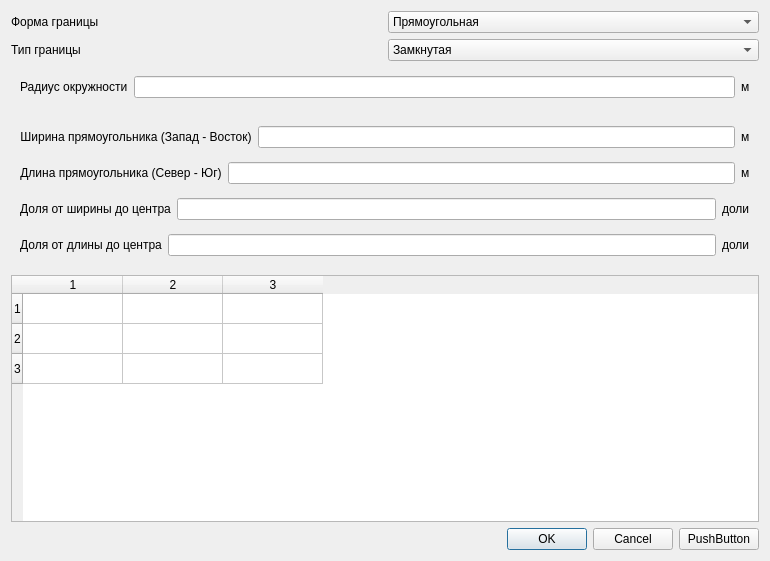
<?xml version="1.0" encoding="UTF-8"?>
<ui version="4.0">
 <class>Model_prmrs</class>
 <widget class="QDialog" name="Model_prmrs">
  <property name="geometry">
   <rect>
    <x>0</x>
    <y>0</y>
    <width>770</width>
    <height>561</height>
   </rect>
  </property>
  <property name="windowTitle">
   <string>Параметры модели</string>
  </property>
  <layout class="QVBoxLayout" name="verticalLayout">
   <item>
    <layout class="QHBoxLayout" name="horizontalLayout_5">
     <item>
      <widget class="QLabel" name="label_7">
       <property name="text">
        <string>Форма границы</string>
       </property>
      </widget>
     </item>
     <item>
      <widget class="QComboBox" name="comboBox">
       <item>
        <property name="text">
         <string>Прямоугольная</string>
        </property>
       </item>
       <item>
        <property name="text">
         <string>Круглая</string>
        </property>
       </item>
      </widget>
     </item>
    </layout>
   </item>
   <item>
    <layout class="QHBoxLayout" name="horizontalLayout_7">
     <item>
      <widget class="QLabel" name="label_8">
       <property name="text">
        <string>Тип границы</string>
       </property>
      </widget>
     </item>
     <item>
      <widget class="QComboBox" name="comboBox_2">
       <item>
        <property name="text">
         <string>Замкнутая</string>
        </property>
       </item>
       <item>
        <property name="text">
         <string>Пост. давление целиком (сссс)</string>
        </property>
       </item>
       <item>
        <property name="text">
         <string>Пост. давление Север и Юг (cncn)</string>
        </property>
       </item>
       <item>
        <property name="text">
         <string>Пост. давление Запад и Восток (ncnc)</string>
        </property>
       </item>
      </widget>
     </item>
    </layout>
   </item>
   <item>
    <widget class="QWidget" name="widget_2" native="true">
     <layout class="QHBoxLayout" name="horizontalLayout_11">
      <item>
       <widget class="QLabel" name="label_12">
        <property name="text">
         <string>Радиус окружности</string>
        </property>
       </widget>
      </item>
      <item>
       <widget class="QLineEdit" name="circle_radius"/>
      </item>
      <item>
       <widget class="QLabel" name="label">
        <property name="text">
         <string>м</string>
        </property>
       </widget>
      </item>
     </layout>
    </widget>
   </item>
   <item>
    <widget class="QWidget" name="verticalWidget_3" native="true">
     <property name="enabled">
      <bool>true</bool>
     </property>
     <property name="maximumSize">
      <size>
       <width>199999</width>
       <height>199999</height>
      </size>
     </property>
     <property name="autoFillBackground">
      <bool>false</bool>
     </property>
     <layout class="QVBoxLayout" name="verticalLayout_8">
      <item>
       <layout class="QHBoxLayout" name="horizontalLayout_23">
        <item>
         <widget class="QLabel" name="label_43">
          <property name="minimumSize">
           <size>
            <width>0</width>
            <height>30</height>
           </size>
          </property>
          <property name="maximumSize">
           <size>
            <width>16777215</width>
            <height>30</height>
           </size>
          </property>
          <property name="text">
           <string>Ширина прямоугольника (Запад - Восток)</string>
          </property>
          <property name="alignment">
           <set>Qt::AlignCenter</set>
          </property>
         </widget>
        </item>
        <item>
         <widget class="QLineEdit" name="lineEdit"/>
        </item>
        <item>
         <widget class="QLabel" name="label_44">
          <property name="text">
           <string>м</string>
          </property>
         </widget>
        </item>
       </layout>
      </item>
      <item>
       <layout class="QHBoxLayout" name="horizontalLayout_24">
        <item>
         <widget class="QLabel" name="label_45">
          <property name="minimumSize">
           <size>
            <width>0</width>
            <height>30</height>
           </size>
          </property>
          <property name="maximumSize">
           <size>
            <width>16777215</width>
            <height>30</height>
           </size>
          </property>
          <property name="text">
           <string>Длина прямоугольника (Север - Юг)</string>
          </property>
          <property name="alignment">
           <set>Qt::AlignCenter</set>
          </property>
         </widget>
        </item>
        <item>
         <widget class="QLineEdit" name="lineEdit_2"/>
        </item>
        <item>
         <widget class="QLabel" name="label_46">
          <property name="text">
           <string>м</string>
          </property>
         </widget>
        </item>
       </layout>
      </item>
      <item>
       <layout class="QHBoxLayout" name="horizontalLayout_25">
        <item>
         <widget class="QLabel" name="label_47">
          <property name="minimumSize">
           <size>
            <width>0</width>
            <height>30</height>
           </size>
          </property>
          <property name="maximumSize">
           <size>
            <width>16777215</width>
            <height>30</height>
           </size>
          </property>
          <property name="text">
           <string>Доля от ширины до центра</string>
          </property>
          <property name="alignment">
           <set>Qt::AlignCenter</set>
          </property>
         </widget>
        </item>
        <item>
         <widget class="QLineEdit" name="lineEdit_3"/>
        </item>
        <item>
         <widget class="QLabel" name="label_48">
          <property name="text">
           <string>доли</string>
          </property>
         </widget>
        </item>
       </layout>
      </item>
      <item>
       <layout class="QHBoxLayout" name="horizontalLayout_26">
        <item>
         <widget class="QLabel" name="label_49">
          <property name="minimumSize">
           <size>
            <width>0</width>
            <height>30</height>
           </size>
          </property>
          <property name="maximumSize">
           <size>
            <width>16777215</width>
            <height>30</height>
           </size>
          </property>
          <property name="text">
           <string>Доля от длины до центра</string>
          </property>
          <property name="alignment">
           <set>Qt::AlignCenter</set>
          </property>
         </widget>
        </item>
        <item>
         <widget class="QLineEdit" name="lineEdit_4"/>
        </item>
        <item>
         <widget class="QLabel" name="label_50">
          <property name="text">
           <string>доли</string>
          </property>
         </widget>
        </item>
       </layout>
      </item>
     </layout>
    </widget>
   </item>
   <item>
    <widget class="QTableWidget" name="tableWidget">
     <property name="selectionMode">
      <enum>QAbstractItemView::ExtendedSelection</enum>
     </property>
     <property name="rowCount">
      <number>3</number>
     </property>
     <property name="columnCount">
      <number>3</number>
     </property>
     <row/>
     <row/>
     <row/>
     <column/>
     <column/>
     <column/>
    </widget>
   </item>
   <item>
    <layout class="QHBoxLayout" name="horizontalLayout">
     <item>
      <widget class="QDialogButtonBox" name="buttonBox">
       <property name="standardButtons">
        <set>QDialogButtonBox::Cancel|QDialogButtonBox::Ok</set>
       </property>
      </widget>
     </item>
     <item>
      <widget class="QPushButton" name="pushButton">
       <property name="text">
        <string>PushButton</string>
       </property>
      </widget>
     </item>
    </layout>
   </item>
  </layout>
 </widget>
 <resources/>
 <connections/>
</ui>
